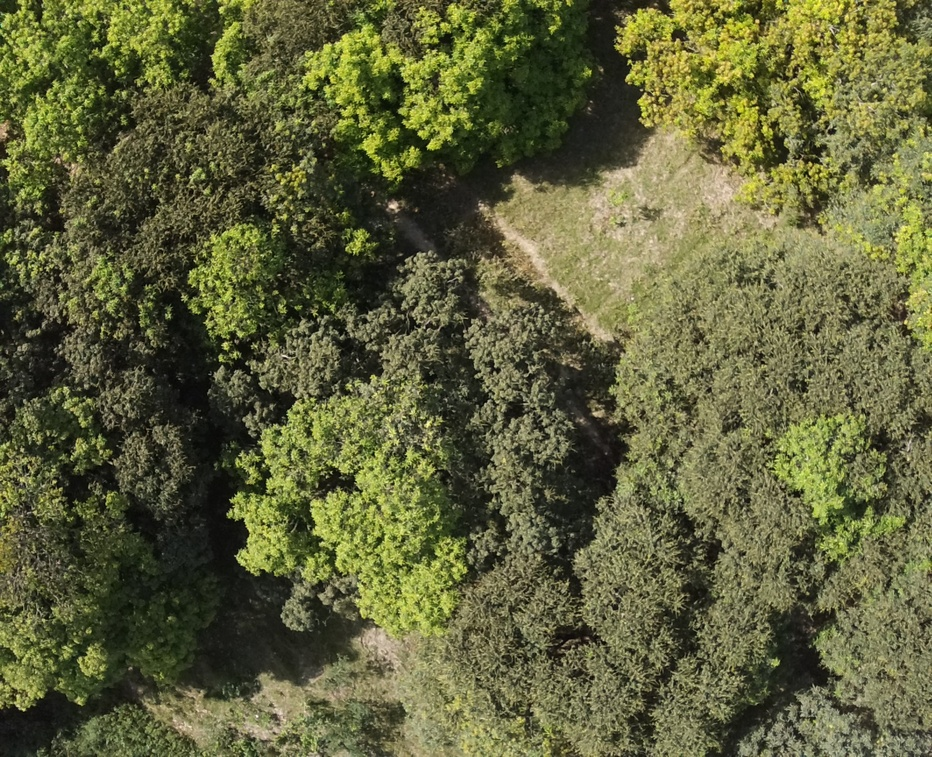
#> input picture Images/img0.jpeg, 932 x 757 px, shrunk from 1600 x 1300 before the run; its folder holds only this picture in this run
$ jupyter execute clustering_bounding_boxes.ipynb   (older library calls are emulated)
#> lines starting #> are read from the running program, lines starting #| are printed output that depends on the picture; after the words box and inside, x2 and y2 are one past the last pixel; in counts of white or black regions, pixels touching at a corner belong together
**Libraries Used**

[cell 1]
import os
from PIL import Image
import matplotlib.pyplot as plt
import cv2
import numpy as np
from sklearn.cluster import KMeans
from sklearn.cluster import DBSCAN
from sklearn.neighbors import NearestNeighbors

**Reading the Images**

[cell 2]
def read_images_in_folder(folder_path): #Read images from a folder
#> called with folder_path = 'Images'
    image_list = []
    for filename in os.listdir(folder_path):
        image_path = os.path.join(folder_path, filename)
        img = Image.open(image_path)
#> img is the input picture: PIL image 932x757 RGB; mean R, G, B 96.5, 98.4, 59.6
        image_list.append(img)

    return image_list  #Returns a list of Images read from the folder
images = read_images_in_folder("Images")
#> images = 1 item

**Performing K-Means clustering**

Removing of the Clusters for better visualization

[cell 3]
remove_cluster = []
def remove_cluster_from_image(image, k=2): #Remove the dominant cluster from the given image using KMeans clustering.
    image_array = np.array(image)
    if len(image_array.shape) == 3 and image_array.shape[2] == 3:
        gray_image = cv2.cvtColor(image_array, cv2.COLOR_RGB2GRAY)
    else:
        gray_image = image_array
    pixels = gray_image.reshape((-1, 1))
    kmeans = KMeans(n_clusters=k, random_state=42)
    kmeans.fit(pixels)
    labels = kmeans.labels_
    cluster_to_remove = np.argmax(np.bincount(labels))# Find the most dominant cluster label
    mask = (labels == cluster_to_remove).reshape(gray_image.shape)
    removed_image = np.copy(image)
    removed_image[mask] = [255, 255, 255]
    edges_removed = cv2.Canny(removed_image, 30, 100) # Detect edges in the removed cluster image using Canny edge detection
    # Plotting the original image, grayscale image, removed cluster image, and edges on removed cluster image
    plt.figure(figsize=(15, 5))

    plt.subplot(1, 4, 1)
    plt.imshow(image)
    plt.title("Original Image")
    plt.axis("off")

    plt.subplot(1, 4, 2)
    plt.imshow(gray_image, cmap='gray')
    plt.title(f"Grayscale Image")
    plt.axis("off")

    plt.subplot(1, 4, 3)
    plt.imshow(removed_image)
    plt.title(f"Removed Cluster (k={k})")
    plt.axis("off")

    plt.subplot(1, 4, 4)
    plt.imshow(edges_removed, cmap='gray')
    plt.title("Edges on Removed Cluster Image")
    plt.axis("off")
    plt.show()
    return edges_removed
for image in images:
    remove_cluster.append(remove_cluster_from_image(image, k=2))
#> this loop made 1 pass
#> cluster_to_remove in remove_cluster_from_image on pass 1: 1
#> pass 1, in remove_cluster_from_image, `gray_image = cv2.cvtColor(image_array, cv2.COLOR_RGB2GRAY)`:
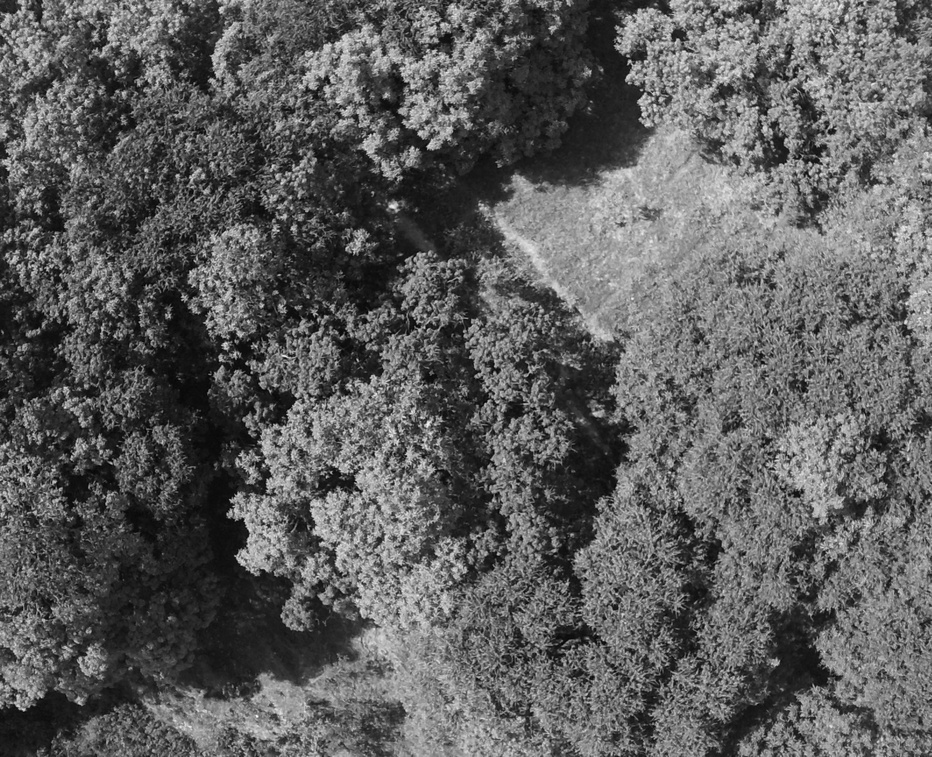
#> gray_image: shape (757, 932); min 1, max 252, mean 93.4
#> pass 1, in remove_cluster_from_image, `mask = (labels == cluster_to_remove).reshape(gray_image.shape)`:
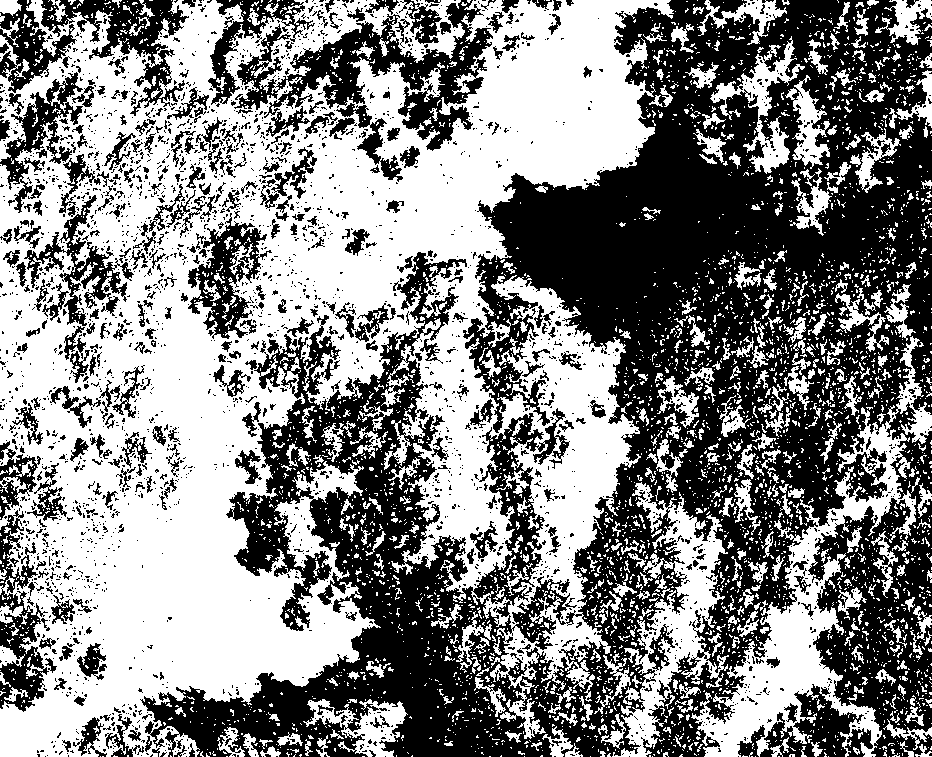
#> mask: shape (757, 932) bool; 52.2% white; 3024 black regions (2675 under 20 px), largest, box (x1, y1, x2, y2) and area: (140, 0, 932, 757) 253919, (234, 0, 493, 151) 11950, (41, 0, 189, 116) 5213
#> after the loop, remove_cluster = 1 item

**DBSCAN**

[cell 4]
# Set the epsilon and min_samples parameters for DBSCAN
epsilon = 0.001
min_samples = 20

def dbscan_on_images(images, eps, min_samples): #Apply DBSCAN clustering on a list of images.
#> called with eps = 0.001, min_samples = 20
    clustered_images = []
    for image in images:
        image_array = np.array(image)
        flattened_image = image_array.reshape(-1, 3)
        dbscan = DBSCAN(eps=eps, min_samples=min_samples)
        dbscan.fit(flattened_image)
        labels = dbscan.labels_.reshape(image_array.shape[:2])
        clustered_images.append(labels)
#> this loop made 1 pass
#> pass 1, in dbscan_on_images, `labels = dbscan.labels_.reshape(image_array.shape[:2])`:
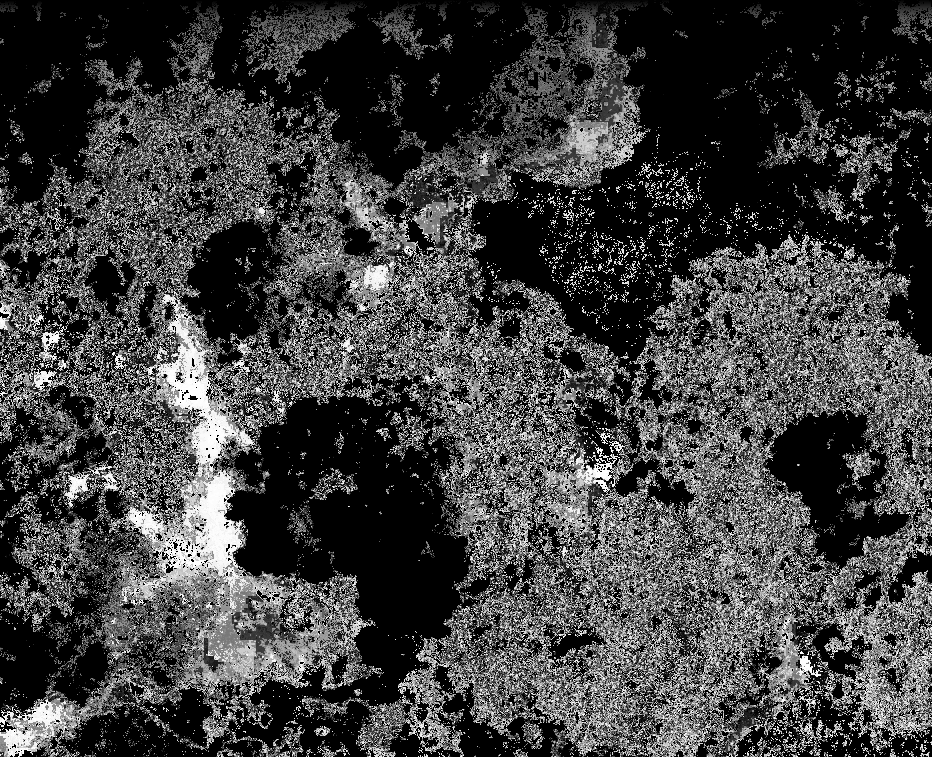
#> labels: shape (757, 932) int64; min -1, max 7703, mean 1952.9; drawn with min black and max white
#> after the loop, clustered_images = 1 item

    return clustered_images # Return the list of clustered images
clustered_images = dbscan_on_images(images, eps=epsilon, min_samples=min_samples)
#> clustered_images = 1 item

Removing a range of cluster classes after classifiction

[cell 5]
def remove_clusters(image, clusters_to_remove): #Remove specified clusters from the input image.
    mask = np.isin(image, clusters_to_remove)
    image[mask] = 0

    return image
modified_image_list = []
for idx, (original_image, clustered_image) in enumerate(zip(images, clustered_images)):
    # Plotting the original image, Clustered Image, removed cluster image
    fig, axes = plt.subplots(1, 3, figsize=(15, 5))

    axes[0].imshow(original_image)
    axes[0].set_title('Original Image')
    axes[0].axis('off')

    axes[1].imshow(clustered_image, cmap='viridis')
    axes[1].set_title(f'Clustered Image {idx + 1}')
    axes[1].axis('off')

    clusters_to_remove = np.arange(12500, 40000)
    modified_image = remove_clusters(np.copy(clustered_image), clusters_to_remove)
    modified_image_list.append(modified_image)
    axes[2].imshow(modified_image)
    axes[2].set_title(f'Modified Image {idx + 1} after Removing Clusters by Number')
    axes[2].axis('off')

    plt.show()
#> after the loop, modified_image_list = 1 item

**Bounding Boxes**

[cell 6]
def find_contours(drone_image): #Find contours in a given drone image.
    drone_image = np.array(drone_image)
    gray_image = cv2.cvtColor(drone_image, cv2.COLOR_BGR2GRAY)
    blurred_image = cv2.GaussianBlur(gray_image, (5, 5), 0)
    edges = cv2.Canny(blurred_image, 50, 150)
    contours, _ = cv2.findContours(edges, cv2.RETR_EXTERNAL, cv2.CHAIN_APPROX_SIMPLE)
    return contours,blurred_image,edges,drone_image # Return detected contours, blurred image, edges, and original drone image

**Find bounding boxes formed after edge detection**

[cell 7]
def process_and_display_images(drone_image):  #Process and display images with detected contours.
    contours,blurred_image,edges,drone_image = find_contours(drone_image)
    detected_trees = []
    o_image = drone_image.copy()
    for contour in contours:
        area = cv2.contourArea(contour)
        if area > 500:
            x, y, w, h = cv2.boundingRect(contour)
            detected_trees.append((x, y, x + w, y + h))
    for tree in detected_trees:  # Draw rectangles around detected trees on the original image
        x1, y1, x2, y2 = tree
        cv2.rectangle(drone_image, (x1, y1), (x2, y2), (0, 255, 0), 2)
    contour_image = np.zeros_like(drone_image)
    cv2.drawContours(contour_image, contours, -1, (0, 255, 0), 2) # Draw contours on the contour image
    #Displays the original image, blurred image, edges, and edges with contours overlaid.
    fig, axs = plt.subplots(1, 4, figsize=(15, 5))

    axs[0].imshow(cv2.cvtColor(o_image, cv2.COLOR_BGR2RGB))
    axs[0].set_title('Original Image')
    axs[0].axis('off')

    axs[1].imshow(blurred_image, cmap='gray')
    axs[1].set_title('Blurred Image')
    axs[1].axis('off')

    axs[2].imshow(cv2.cvtColor(edges, cv2.COLOR_GRAY2RGB))
    axs[2].imshow(contour_image, alpha=0.5)
    axs[2].set_title('Edges')
    axs[2].axis('off')

    axs[3].imshow(drone_image)
    axs[3].set_title('Edges with Contours')
    axs[3].axis('off')

    plt.tight_layout()
    plt.show()
for image in images:
    process_and_display_images(image)

**Find bounding boxes formed after edge detection on images that have been clustered by DBSCAN**

[cell 8]
def process_and_display_images(clustered_images): # Process and display images with detected contours and clustered regions.
    i = -1
    for clustered_image in clustered_images:
        i+=1
        clustered_image_array = np.array(clustered_image)
        normalized_image = cv2.normalize(clustered_image_array, None, alpha=0, beta=255, norm_type=cv2.NORM_MINMAX, dtype=cv2.CV_8U)
        clustered_image_rgb = cv2.cvtColor(normalized_image, cv2.COLOR_GRAY2RGB)
        gray_image = cv2.cvtColor(clustered_image_rgb, cv2.COLOR_RGB2GRAY)
        blurred_image = cv2.GaussianBlur(gray_image, (5, 5), 0)
        edges = cv2.Canny(blurred_image, 50, 150)# Detect edges using Canny edge detection
        contours, _ = cv2.findContours(edges, cv2.RETR_EXTERNAL, cv2.CHAIN_APPROX_SIMPLE)
        detected_trees = []
        o_image = np.array(images[i])

        for contour in contours: # Iterate over contours to detect trees and draw rectangles around them
            area = cv2.contourArea(contour)
            if area > 1000:
                x, y, w, h = cv2.boundingRect(contour)
                detected_trees.append((x, y, x + w, y + h))

        for tree in detected_trees: # Draw rectangles around detected trees on the original image
            x1, y1, x2, y2 = tree
            cv2.rectangle(o_image, (x1, y1), (x2, y2), (0, 255, 0), 2)

        contour_image = np.zeros_like(o_image)
        cv2.drawContours(contour_image, contours, -1, (0, 255, 0), 2)
        #Displays the clustered image, blurred image, edges with contours overlaid, and detected trees.
        fig, axs = plt.subplots(1, 4, figsize=(15, 5))

        axs[0].imshow(clustered_image_rgb)
        axs[0].set_title('Clustered Image')
        axs[0].axis('off')

        axs[1].imshow(blurred_image, cmap='gray')
        axs[1].set_title('Blurred Image')
        axs[1].axis('off')

        axs[2].imshow(edges, cmap='gray')
        axs[2].imshow(contour_image, alpha=0.5)
        axs[2].set_title('Edges with Contours')
        axs[2].axis('off')

        axs[3].imshow(o_image)
        axs[3].set_title('Detected Trees')
        axs[3].axis('off')

        plt.tight_layout()
        plt.show()
#> this loop made 1 pass
#> i on pass 1: 0
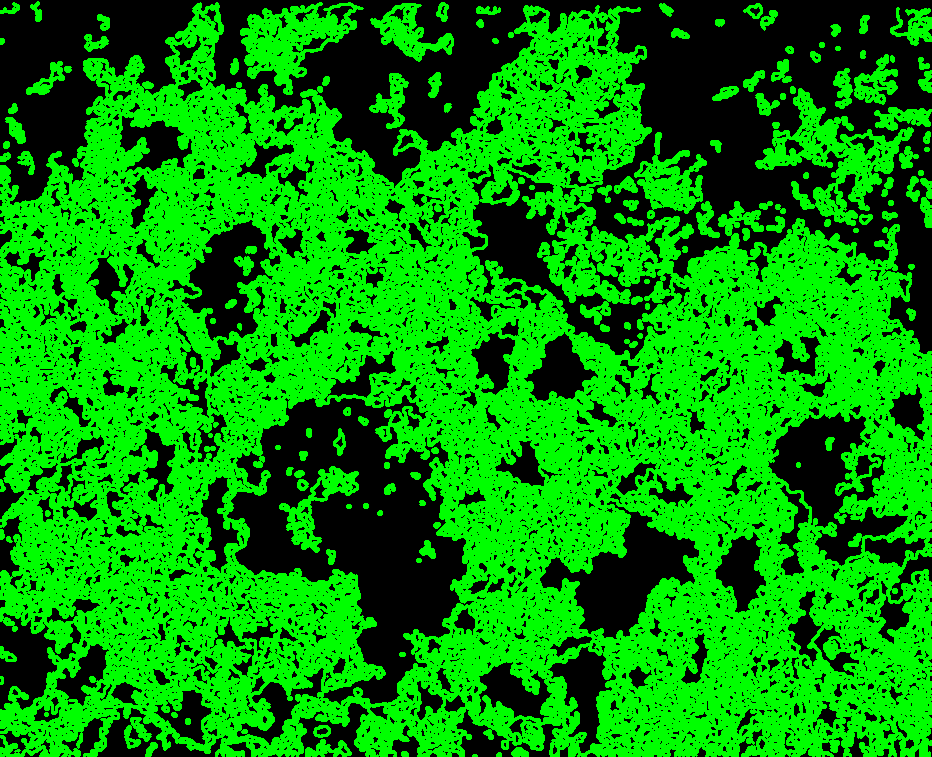
#> contour_image: shape (757, 932, 3); mean B, G, R 0, 152.8, 0
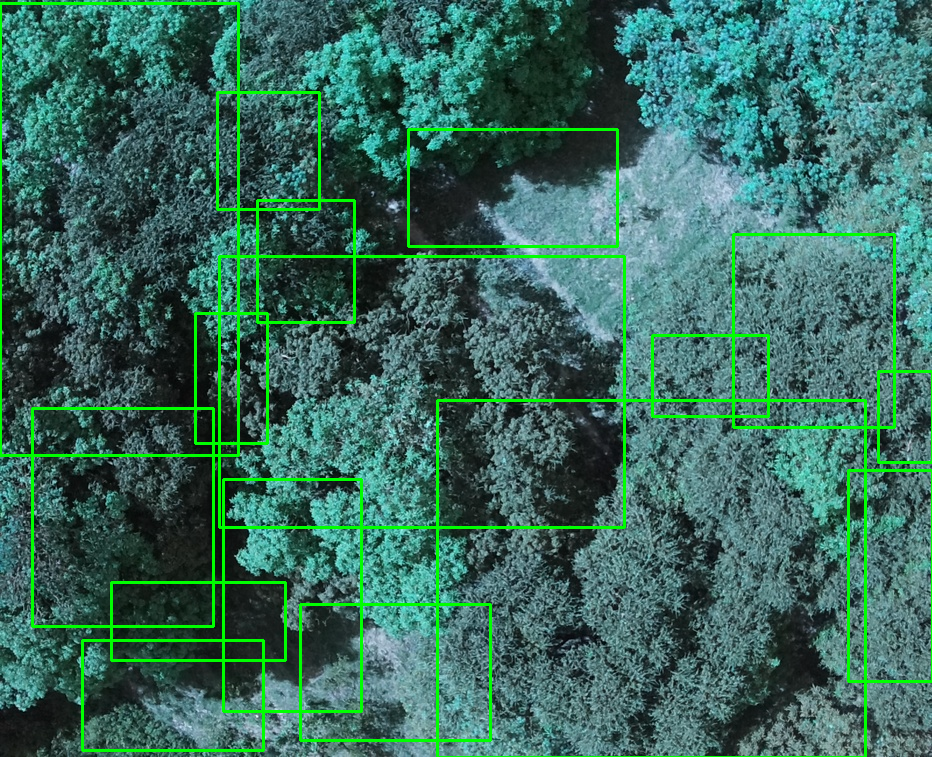
#> o_image: shape (757, 932, 3); mean B, G, R 92.3, 105.8, 57
#> after the loop, i = 0
process_and_display_images(modified_image_list)

**Find bounding boxes formed after edge detection on images that have been clustered by K-Means**

[cell 9]
def process_and_display_images(clustered_image,i): #Process and display images with detected contours and clustered regions.
    clustered_image_array = np.array(clustered_image)
    normalized_image = cv2.normalize(clustered_image_array, None, alpha=0, beta=255, norm_type=cv2.NORM_MINMAX, dtype=cv2.CV_8U)
    clustered_image_rgb = cv2.cvtColor(normalized_image, cv2.COLOR_GRAY2RGB)
    gray_image = cv2.cvtColor(clustered_image_rgb, cv2.COLOR_RGB2GRAY)
    blurred_image = cv2.GaussianBlur(gray_image, (5, 5), 0)
    edges = cv2.Canny(blurred_image, 50, 150)
    contours, _ = cv2.findContours(edges, cv2.RETR_EXTERNAL, cv2.CHAIN_APPROX_SIMPLE)
    detected_trees = []
    o_image = np.array(images[i])

    for contour in contours:
        area = cv2.contourArea(contour)
        if area > 5000: # Threshold for minimum contour area to consider as a tree
            x, y, w, h = cv2.boundingRect(contour)
            detected_trees.append((x, y, x + w, y + h))

    for tree in detected_trees: # Draw rectangles around detected trees on the original image
        x1, y1, x2, y2 = tree
        cv2.rectangle(o_image, (x1, y1), (x2, y2), (0, 255, 0), 2)

    contour_image = np.zeros_like(o_image)
    cv2.drawContours(contour_image, contours, -1, (0, 255, 0), 2)
    #Displays the clustered image, blurred image, edges with contours overlaid, and detected trees.
    fig, axs = plt.subplots(1, 4, figsize=(15, 5))

    axs[0].imshow(clustered_image_rgb)
    axs[0].set_title('Clustered Image')
    axs[0].axis('off')

    axs[1].imshow(blurred_image, cmap='gray')
    axs[1].set_title('Blurred Image')
    axs[1].axis('off')

    axs[2].imshow(edges, cmap='gray')
    axs[2].imshow(contour_image, alpha=0.5)
    axs[2].set_title('Edges with Contours')
    axs[2].axis('off')

    axs[3].imshow(o_image)
    axs[3].set_title('Detected Trees')
    axs[3].axis('off')

    plt.tight_layout()
    plt.show()
i = 0
for image in remove_cluster:

    process_and_display_images(image,i)
    i+=1
#> this loop made 1 pass
#> pass 1, in process_and_display_images, `edges = cv2.Canny(blurred_image, 50, 150)`:
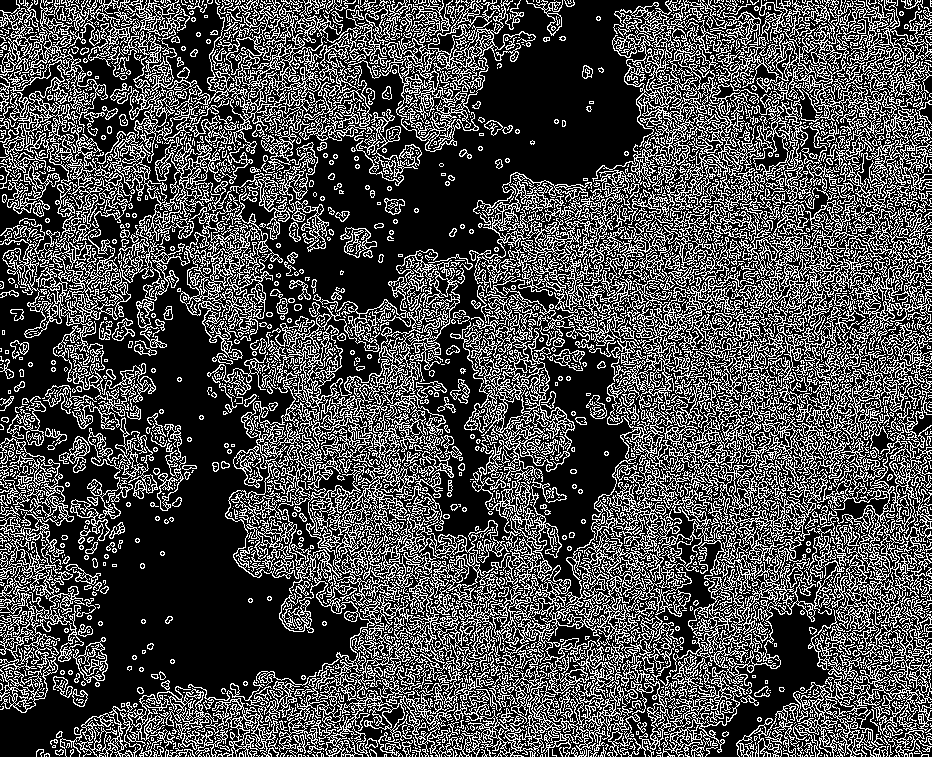
#> edges: shape (757, 932); 29.9% white in thin lines or dots
#> pass 1, in process_and_display_images, `plt.show()`:
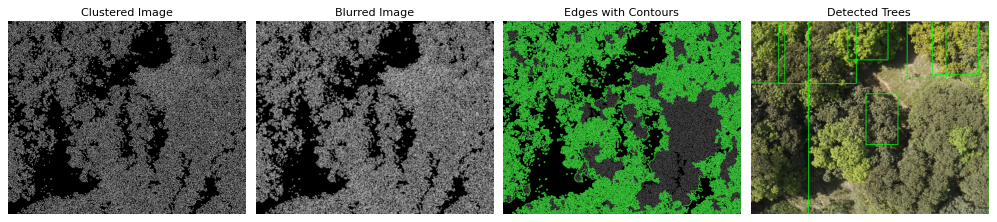
#> figure drawn by matplotlib, 4 panels
#> after the loop, i = 1
